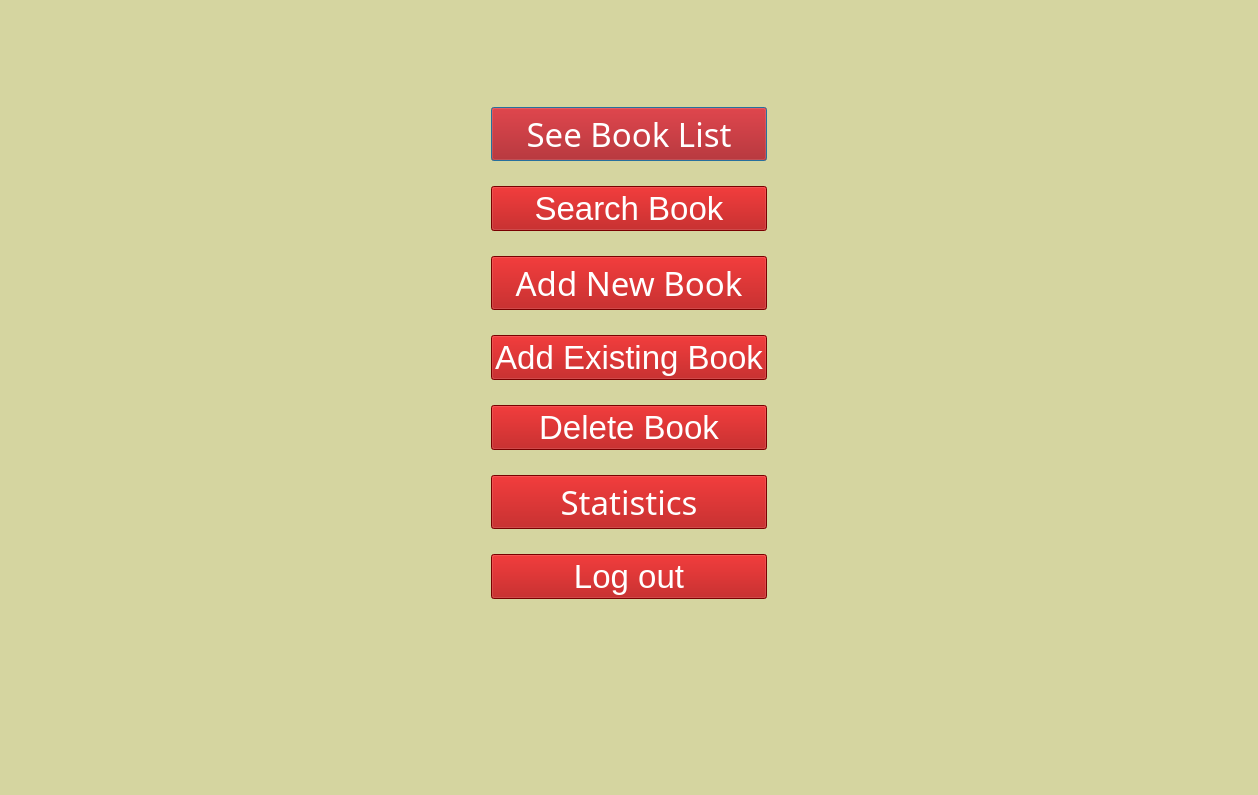
<?xml version="1.0" encoding="UTF-8"?>
<ui version="4.0">
 <class>adsuccess</class>
 <widget class="QDialog" name="adsuccess">
  <property name="geometry">
   <rect>
    <x>0</x>
    <y>0</y>
    <width>1247</width>
    <height>795</height>
   </rect>
  </property>
  <property name="windowTitle">
   <string>Dialog</string>
  </property>
  <property name="styleSheet">
   <string notr="true">background-color: rgb(213, 213, 160);</string>
  </property>
  <layout class="QVBoxLayout" name="verticalLayout_2">
   <property name="bottomMargin">
    <number>120</number>
   </property>
   <item>
    <layout class="QVBoxLayout" name="verticalLayout">
     <property name="spacing">
      <number>25</number>
     </property>
     <property name="leftMargin">
      <number>480</number>
     </property>
     <property name="topMargin">
      <number>70</number>
     </property>
     <property name="rightMargin">
      <number>480</number>
     </property>
     <property name="bottomMargin">
      <number>50</number>
     </property>
     <item>
      <widget class="QPushButton" name="pushButton_adminbooklist">
       <property name="font">
        <font>
         <family>Segoe MDL2 Assets</family>
         <pointsize>25</pointsize>
        </font>
       </property>
       <property name="styleSheet">
        <string notr="true">color: rgb(255, 255, 255);
background-color: rgb(170, 0, 0);</string>
       </property>
       <property name="text">
        <string>See Book List</string>
       </property>
      </widget>
     </item>
     <item>
      <widget class="QPushButton" name="pushButton_admin_search_book">
       <property name="font">
        <font>
         <pointsize>25</pointsize>
        </font>
       </property>
       <property name="styleSheet">
        <string notr="true">color: rgb(255, 255, 255);
background-color: rgb(170, 0, 0);</string>
       </property>
       <property name="text">
        <string>Search Book</string>
       </property>
      </widget>
     </item>
     <item>
      <widget class="QPushButton" name="pushButton_adminaddbook">
       <property name="font">
        <font>
         <family>Segoe MDL2 Assets</family>
         <pointsize>25</pointsize>
        </font>
       </property>
       <property name="styleSheet">
        <string notr="true">color: rgb(255, 255, 255);
background-color: rgb(170, 0, 0);</string>
       </property>
       <property name="text">
        <string>Add New Book</string>
       </property>
      </widget>
     </item>
     <item>
      <widget class="QPushButton" name="pushButton_2">
       <property name="font">
        <font>
         <pointsize>25</pointsize>
        </font>
       </property>
       <property name="styleSheet">
        <string notr="true">color: rgb(255, 255, 255);
background-color: rgb(170, 0, 0);</string>
       </property>
       <property name="text">
        <string>Add Existing Book</string>
       </property>
      </widget>
     </item>
     <item>
      <widget class="QPushButton" name="pushButton_admin_delete_book">
       <property name="font">
        <font>
         <pointsize>25</pointsize>
        </font>
       </property>
       <property name="styleSheet">
        <string notr="true">color: rgb(255, 255, 255);
background-color: rgb(170, 0, 0);</string>
       </property>
       <property name="text">
        <string>Delete Book</string>
       </property>
      </widget>
     </item>
     <item>
      <widget class="QPushButton" name="pushButton_adminstatistics">
       <property name="font">
        <font>
         <family>Segoe MDL2 Assets</family>
         <pointsize>25</pointsize>
        </font>
       </property>
       <property name="styleSheet">
        <string notr="true">color: rgb(255, 255, 255);
background-color: rgb(170, 0, 0);</string>
       </property>
       <property name="text">
        <string>Statistics</string>
       </property>
      </widget>
     </item>
     <item>
      <widget class="QPushButton" name="pushButton">
       <property name="font">
        <font>
         <pointsize>25</pointsize>
        </font>
       </property>
       <property name="styleSheet">
        <string notr="true">color: rgb(255, 255, 255);
background-color: rgb(170, 0, 0);</string>
       </property>
       <property name="text">
        <string>Log out</string>
       </property>
      </widget>
     </item>
    </layout>
   </item>
  </layout>
 </widget>
 <resources/>
 <connections>
  <connection>
   <sender>pushButton</sender>
   <signal>clicked()</signal>
   <receiver>adsuccess</receiver>
   <slot>close()</slot>
   <hints>
    <hint type="sourcelabel">
     <x>549</x>
     <y>596</y>
    </hint>
    <hint type="destinationlabel">
     <x>549</x>
     <y>673</y>
    </hint>
   </hints>
  </connection>
 </connections>
</ui>
